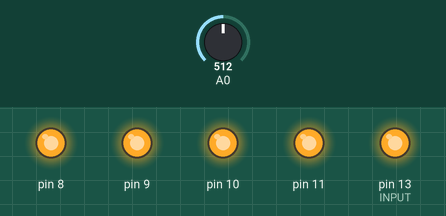
Simulated run of this program. Board: Arduino Uno, built with avr-gcc and run on an emulated ATmega328P. Shown: output pins drawn as LEDs (lit = HIGH). Inputs (shaded band) come from the test bench; at power-on: A0 = 512. What the program prints to the serial monitor is not drawn.

Above: at 0.1 s.
Timing chart, 0 to 1.6 s (numbered marks = the images above):
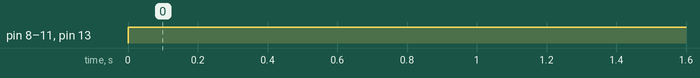

The program:

main.cpp
```cpp
#include <Arduino.h>
#include <ArduinoSTL.h>
#include <queue>
#include <cmath>
#include "math.h"
std::queue<int> analogValues;
int sum = 0;

void setup()
{
    for(int i = 0; i < 20; i++)
        analogValues.push(0);

    // D2 Pin 20 ,D3 Pin 21 ,D4 Pin 22 ,D5 Pin 23  pins for MUX Selectors NANU!!!!!!!!!
    // UNO differnt Pins
    pinMode(8,OUTPUT);
    pinMode(9,OUTPUT);
    pinMode(10,OUTPUT);
    pinMode(11,OUTPUT);
    pinMode(13,OUTPUT);     // INPUT
    pinMode(14,INPUT);
    Serial.begin(9600);
}

float getForceFromAnalog(int analogValue)
{
    // return pow(10, -2.8344 * log10(analogValue) + 8.4354);
    // return pow(10, -2.4242 * log10(analogValue) + 8.4354);
    //return 18596 * exp(-0.016 * analogValue);
    return pow(10, -3.3283 * log10(analogValue) + 10.207);
    // return pow(10, -2.2417 * log10(analogValue) + 8.0255);
    // y = -2.2417x + 8.0255
    // y = -3.3283x + 33.908

}

float getForcePercentage(int analogValue)
{
    float forceInGrams = getForceFromAnalog(analogValue);

    float forcePercentage = forceInGrams < 0 ? 0 : forceInGrams / 10000;

    return forcePercentage;
}

void loop()
{
	   // D2 Pin 20 ,D3 Pin 21 ,D4 Pin 22 ,D5 Pin 23  pins for MUX Selectors NANU!!!!!!!!!
    // UNO differnt Pins

    // int sensorIndex = 4;

    int sensorIndices[] = {15};

    digitalWrite(13, HIGH);

    for(auto sensorIndex : sensorIndices) {
        digitalWrite( 8, HIGH && bitRead(sensorIndex, 0));    // Pin 23 is LSB
        digitalWrite( 9, HIGH && bitRead(sensorIndex, 1));
        digitalWrite(10, HIGH && bitRead(sensorIndex, 2));
        digitalWrite(11, HIGH && bitRead(sensorIndex, 3));    // Pin 20 is MSB

        int analogValue = analogRead(14);

        int poppedValue = analogValues.front();

        analogValues.pop();

        sum -= poppedValue;

        analogValues.push(analogValue);

        sum += analogValue;

        float averageAnalog = sum / 20;

        Serial.println(averageAnalog);

        // Serial.print("The wizard says you are applying: ");

        // float forceInGrams = getForceFromAnalog(averageAnalog);

        // Serial.println(forceInGrams);

        delay(10);
    }

}
```

Measured:
- by itself, pin 8–11, pin 13 (INPUT): LOW → HIGH at 0.00 s
